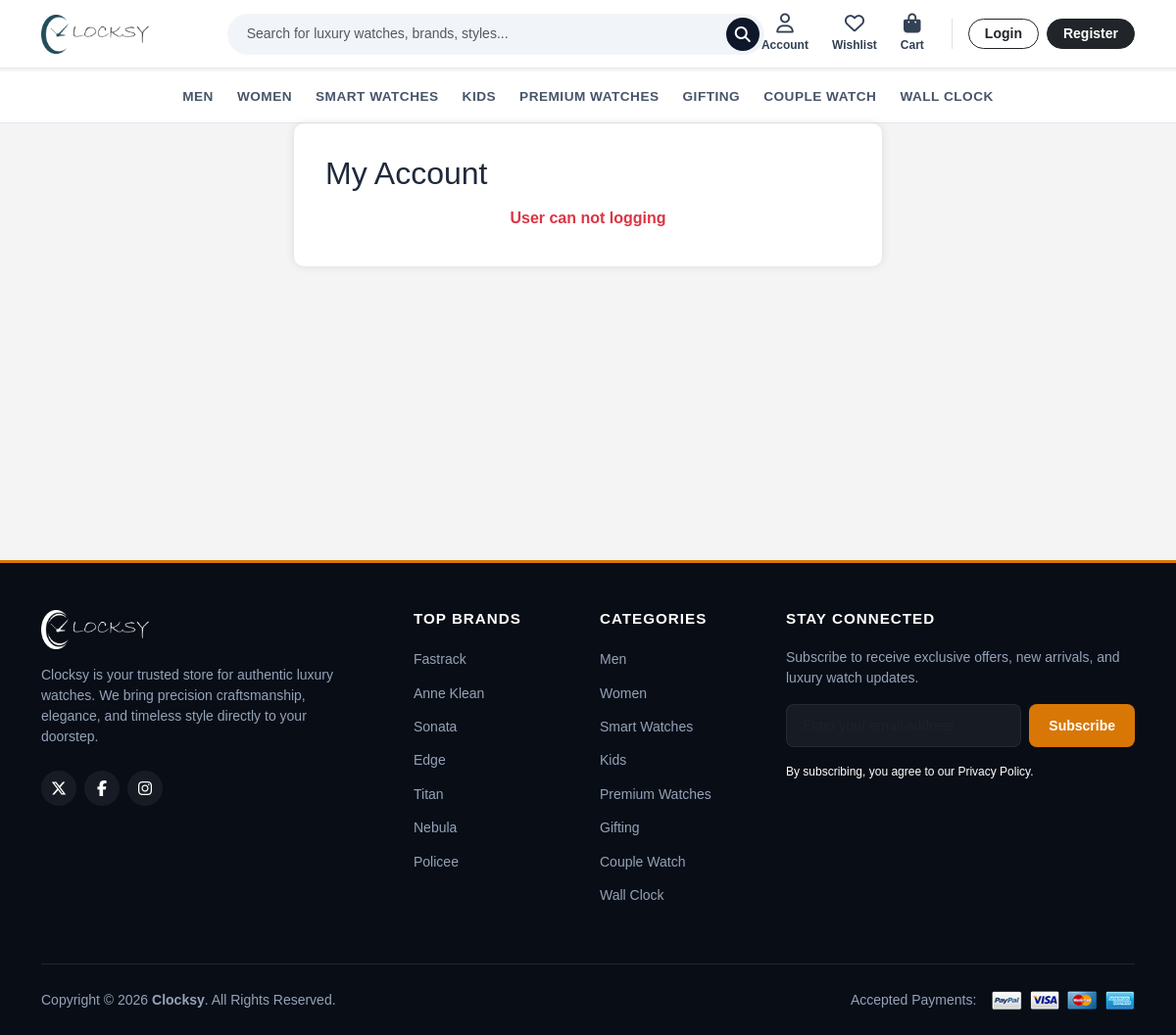
Screenshot of /account/ with the database file from the repository.
### clock_app/models.py (models this page shows)
class Category(models.Model):
    name = models.CharField(max_length=100, unique=True)
    image = models.ImageField(upload_to='category_image/')
    created_at = models.DateTimeField(auto_now_add=True)
    def __str__(self):
        return self.name

class Brand(models.Model):
    name = models.CharField(max_length=100, unique=True)
    image = models.ImageField(upload_to='brand_image/')
    created_at = models.DateTimeField(auto_now_add=True)
    def __str__(self):
        return self.name

### clock_app/views.py (the view)
# urls.py: path("account/", views.account, name="account"),
def account(request):
    categories = Category.objects.all()
    brand = Brand.objects.all()
    return render(request, 'account.html', {'user': request.user,'categories': categories, 'brands': brand})

### templates/account.html (shortened to what this page needs)
{% extends 'layout.html' %}
{% load static %}
{% block content %}
<div class="account-container">
    <h2>My Account</h2>
    {% if user.is_authenticated %}
        <div class="info">
            <p><strong>Username:</strong> {{ user.username }}</p>
            <p><strong>Email:</strong> {{ user.email }}</p>
            <p><strong>First name:</strong> {{ user.first_name }}</p>
            <p><strong>Last name:</strong> {{ user.last_name }}</p>
        </div>
        <div class='text-end'>
            <a href="{% url "logout_user" %}" class='btn btn-danger'>Logout</a>
        </div>
    {% else %}
        <div>
            <h6 class='text-center text-danger fw-bold'>User can not logging</h6>
        </div>
    {% endif %}
</div>
{% endblock %}

### templates/layout.html (shortened to what this page needs)
<!DOCTYPE html>
<html lang="en">
{% load static %}
<head>
    <link href="https://cdn.jsdelivr.net/npm/bootstrap@5.3.3/dist/css/bootstrap.min.css" rel="stylesheet">
    <link rel="stylesheet" href="https://cdnjs.cloudflare.com/ajax/libs/font-awesome/6.7.2/css/all.min.css" />
    <link rel="stylesheet" href="{% static '/css/style.css' %}">
</head>
<body>
    <header class="main-navbar fixed-top">
        <div class="container">
            <div class="row align-items-center g-3">
                <div class="col-6 col-lg-2">
                    <a href="{% url 'index' %}" class="navbar-brand m-0">
                        <img src="{% static '/images/logo.png' %}" alt="Clocksy Logo">
                    </a>
                </div>
                <div class="col-12 col-lg-6 order-3 order-lg-2">
                    <form action="/search_data/" method="POST" class="search-box">
                        <input type="text" class="form-control" name="search" placeholder="Search for luxury watches, brands, styles..." required>
                        <button type="submit" class="search-btn" title="Search">
                            <i class="fa-solid fa-magnifying-glass fs-6"></i>
                        </button>
                    </form>
                </div>
                <div class="col-6 col-lg-4 order-2 order-lg-3">
                    <div class="d-flex align-items-center justify-content-end gap-3 gap-md-4">
                        <a href="{% url 'account' %}" class="nav-action-item">
                            <i class="fa-regular fa-user"></i>
                            <span>Account</span>
                        </a>
                        <a href="{% url 'wishlist_view' %}" class="nav-action-item">
                            <i class="fa-regular fa-heart"></i>
                            <span>Wishlist</span>
                        </a>
                        <a href="{% url 'cart_view' %}" class="nav-action-item">
                            <i class="fa-solid fa-bag-shopping"></i>
                            <span>Cart</span>
                        </a>
                        <div class="border-start ps-3 ms-1">
                            {% if user.is_authenticated %}
                                <a href="{% url 'logout_user' %}" class="btn btn-outline-dark btn-sm rounded-pill px-3 fw-semibold">
                                    Logout
                                </a>
                            {% else %}
                                <div class="d-flex align-items-center gap-2">
                                    <a href="{% url 'login' %}" class="btn btn-outline-dark btn-sm rounded-pill px-3 fw-semibold">
                                        Login
                                    </a>
                                    <a href="{% url 'register' %}" class="btn btn-dark btn-sm rounded-pill px-3 fw-semibold d-none d-sm-inline-block">
                                        Register
                                    </a>
                                </div>
                            {% endif %}
                        </div>
                    </div>
                </div>
            </div>
        </div>
    </header>
    <nav class="category-nav-bar py-1">
        <div class="container">
            <div class="d-flex align-items-center justify-content-center gap-4 flex-wrap">
                {% for category in categories %}
                    <a href="{% url 'category' category.name %}" class="cat-nav-link">
                        {{ category.name }}
                    </a>
                {% endfor %}
            </div>
        </div>
    </nav>
    <main class="flex-grow-1">
        {% block content %}
        {% endblock content %}
    </main>
    <footer class="footer-luxury pt-5 pb-4">
        <div class="container">
            <div class="row g-4 mb-5">
                <div class="col-12 col-md-4 col-lg-4">
                    <a href="{% url 'index' %}" class="d-inline-block mb-3">
                        <img src="{% static '/images/logo.png' %}" alt="Clocksy Logo" style="max-height: 40px; filter: brightness(0) invert(1);">
                    </a>
                    <p class="small text-slate-400 lh-relaxed mb-4" style="max-width: 320px;">
                        Clocksy is your trusted store for authentic luxury watches. We bring precision craftsmanship, elegance, and timeless style directly to your doorstep.
                    </p>
                    <div class="d-flex align-items-center gap-2">
                        <a href="#" class="social-circle-link" title="Twitter"><i class="fa-brands fa-x-twitter"></i></a>
                        <a href="#" class="social-circle-link" title="Facebook"><i class="fa-brands fa-facebook-f"></i></a>
                        <a href="#" class="social-circle-link" title="Instagram"><i class="fa-brands fa-instagram"></i></a>
                    </div>
                </div>
                <div class="col-6 col-md-2 col-lg-2">
                    <h6 class="footer-title">Top Brands</h6>
                    <ul class="footer-links-list">
                        {% for b in brands %}
                            <li><a href="{% url 'category_brand_only' b %}" class="text-capitalize">{{ b }}</a></li>
                        {% endfor %}
                    </ul>
                </div>
                <div class="col-6 col-md-2 col-lg-2">
                    <h6 class="footer-title">Categories</h6>
                    <ul class="footer-links-list">
                        {% for c in categories %}
                            <li><a href="{% url 'category' c %}" class="text-capitalize">{{ c }}</a></li>
                        {% endfor %}
                    </ul>
                </div>
                <div class="col-12 col-md-4 col-lg-4">
                    <h6 class="footer-title">Stay Connected</h6>
                    <p class="small text-slate-400 mb-3">Subscribe to receive exclusive offers, new arrivals, and luxury watch updates.</p>
                    <form action="#" class="newsletter-form mb-3">
                        <div class="d-flex gap-2">
                            <input type="email" class="form-control text-white" placeholder="Enter your email address" required>
                            <button type="submit" class="btn btn-subscribe text-nowrap">Subscribe</button>
                        </div>
                    </form>
                    <p class="small text-white" style="font-size: 0.75rem;">By subscribing, you agree to our Privacy Policy.</p>
                </div>
            </div>
            <div class="border-top border-secondary border-opacity-25 pt-4 mt-2">
                <div class="row align-items-center g-3">
                    <div class="col-md-6 text-center text-md-start">
                        <p class="small mb-0 text-slate-400">
                            Copyright © 2026 <strong>Clocksy</strong>. All Rights Reserved.
                        </p>
                    </div>
                    <div class="col-md-6 text-center text-md-end">
                        <div class="d-inline-flex align-items-center gap-2">
                            <span class="small text-slate-400 me-2 d-none d-sm-inline">Accepted Payments:</span>
                            <img src="{% static '/images/payment/icon-pay-01.png' %}" alt="Payment Option" height="20">
                            <img src="{% static '/images/payment/icon-pay-02.png' %}" alt="Payment Option" height="20">
                            <img src="{% static '/images/payment/icon-pay-03.png' %}" alt="Payment Option" height="20">
                            <img src="{% static '/images/payment/icon-pay-04.png' %}" alt="Payment Option" height="20">
                        </div>
                    </div>
                </div>
            </div>
        </div>
    </footer>
</body>
</html>

### static/css/style.css (style rules this page uses)
* { margin: 0; padding: 0; box-sizing: border-box; }

### templates/layout.html (style rules this page uses)
:root { --primary-dark: #0f172a; --accent-gold: #d97706; --border-color: #e2e8f0; --bg-light: #f8fafc; }
body { font-family: 'Plus Jakarta Sans', sans-serif; background-color: var(--bg-light); color: #1e293b; display: flex; flex-direction: column; min-height: 100vh; }
.main-navbar { background-color: rgba(255, 255, 255, 0.98); backdrop-filter: blur(12px); border-bottom: 1px solid var(--border-color); padding: 0.8rem 0; z-index: 1030; }
.navbar-brand img { max-height: 40px; width: auto; object-fit: contain; }
.search-box { position: relative; width: 100%; }
.search-box .form-control { background-color: #f1f5f9; border: 1px solid transparent; border-radius: 50rem; padding: 0.65rem 3rem 0.65rem 1.25rem; font-size: 0.875rem; transition: all 0.25s ease; }
.search-box .search-btn { position: absolute; right: 6px; top: 50%; transform: translateY(-50%); border: none; background: #0f172a; color: #ffffff; width: 34px; height: 34px; border-radius: 50%; display: flex; align-items: center; justify-content: center; transition: background-color 0.2s ease; }
.nav-action-item { color: #334155; text-decoration: none; font-size: 0.75rem; font-weight: 600; display: flex; flex-direction: column; align-items: center; transition: color 0.2s ease; position: relative; }
.nav-action-item i { font-size: 1.25rem; margin-bottom: 3px; }
.category-nav-bar { background-color: #ffffff; border-bottom: 1px solid var(--border-color); margin-top: 73px; }
.cat-nav-link { color: #475569; font-size: 0.85rem; font-weight: 700; letter-spacing: 0.5px; text-transform: uppercase; padding: 0.75rem 0; text-decoration: none; position: relative; transition: color 0.2s ease; }
.cat-nav-link::after { content: ''; position: absolute; bottom: 0; left: 50%; transform: translateX(-50%); width: 0; height: 2px; background-color: var(--accent-gold); transition: width 0.25s ease; }
.footer-luxury { background-color: #090d16; color: #94a3b8; margin-top: auto; border-top: 3px solid var(--accent-gold); }
.footer-title { color: #ffffff; font-size: 0.95rem; font-weight: 700; text-transform: uppercase; letter-spacing: 1px; margin-bottom: 1.25rem; }
.footer-links-list { list-style: none; padding: 0; margin: 0; }
.footer-links-list li { margin-bottom: 0.65rem; }
.footer-links-list a { color: #94a3b8; text-decoration: none; font-size: 0.875rem; transition: all 0.2s ease; }
.newsletter-form .form-control { background-color: rgba(255, 255, 255, 0.06); border: 1px solid rgba(255, 255, 255, 0.12); color: #ffffff; border-radius: 8px; padding: 0.65rem 1rem; font-size: 0.875rem; }
.newsletter-form .btn-subscribe { background-color: var(--accent-gold); color: #ffffff; font-weight: 700; border: none; border-radius: 8px; padding: 0.65rem 1.25rem; font-size: 0.875rem; transition: background-color 0.2s ease; }
.social-circle-link { width: 36px; height: 36px; border-radius: 50%; background-color: rgba(255, 255, 255, 0.06); color: #ffffff; display: inline-flex; align-items: center; justify-content: center; text-decoration: none; transition: all 0.25s ease; }

### templates/account.html (style rules this page uses)
body { font-family: Arial, sans-serif; background-color: #f4f4f4; }
.account-container { max-width: 600px; margin: auto; background: white; padding: 2rem; border-radius: 10px; box-shadow: 0 0 10px rgba(0,0,0,0.1); }
h2 { margin-bottom: 1rem; }

### rows the page displays
Category: name "MEN", name "Men"
Category: name "WOMEN", name "Women"
Category: name "SMART WATCHES", name "Smart Watches"
Category: name "KIDS", name "Kids"
Category: name "PREMIUM WATCHES", name "Premium Watches"
Category: name "GIFTING", name "Gifting"
Category: name "COUPLE WATCH", name "Couple Watch"
Category: name "WALL CLOCK", name "Wall Clock"
Brand: name "Fastrack"
Brand: name "Anne Klean"
Brand: name "Sonata"
Brand: name "Edge"
Brand: name "Titan"
Brand: name "Nebula"
Brand: name "Policee"
